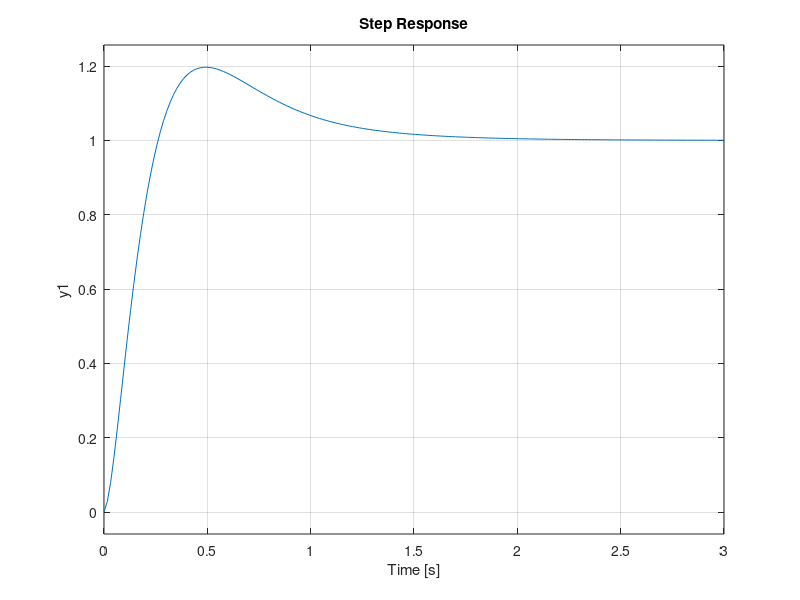
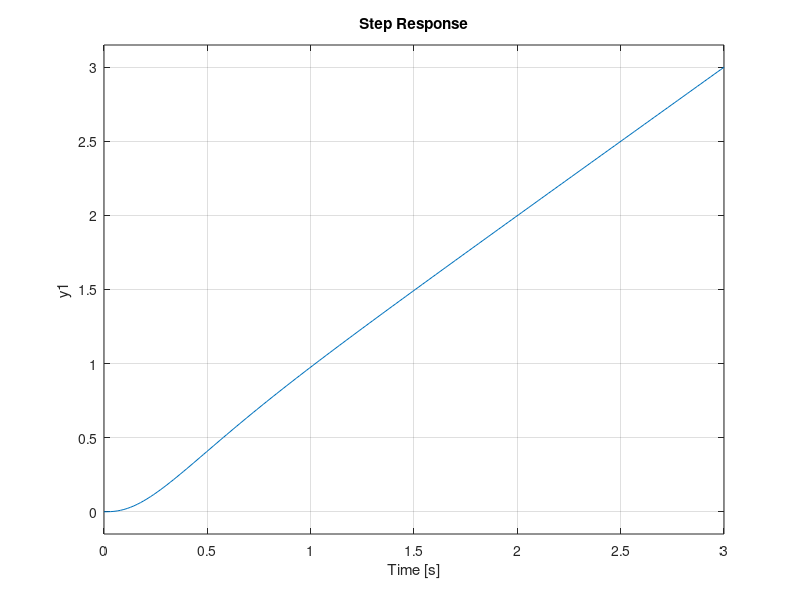

MATLAB code to generate these figures, in order:
K=0.205724771;
Ra=7.326161;
J=2.384*(10^(-4));
bv=2.344722222;
bm=0.000413802;
M=0.367;
r=0.0335;
num_m = [J*K bm*K];
den_m = [(J*Ra) ((bm*Ra)+(K^2))];
M_s = tf(num_m, den_m)
den_v= [M*r bv*r];
V_s = tf(2, den_v)
%PID_control=pid(0.9981,221.8,0.0008872);
control=tf([0.0008872 0.9981 221.8],[1 0])
PI_control=pid(0.15729,1.1235,0);
OL_speed_sys = series(series(M_s, V_s),series(control,PI_control))
CL_speed_sys = feedback(OL_speed_sys,1,-1)
step(CL_speed_sys)
ramp_sys=series(tf(1,[1 0]),CL_speed_sys)
figure
step(ramp_sys)
%pzmap(CL_speed_sys)
%pole(CL_speed_sys)
%zero(CL_speed_sys)
%sisotool(OL_speed_sys)